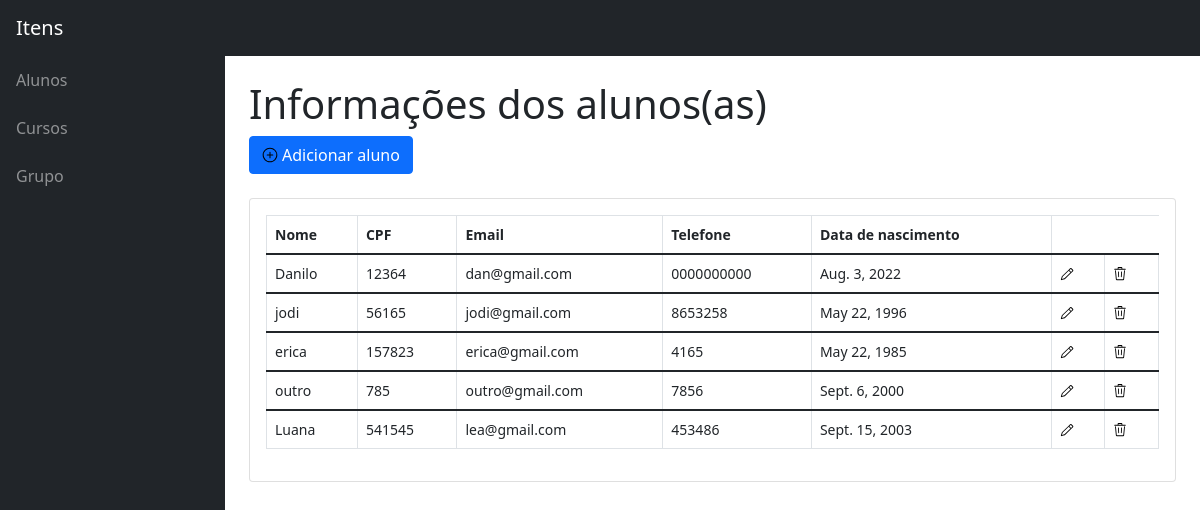
/readalunos/, run on an earlier commit of the app's database.
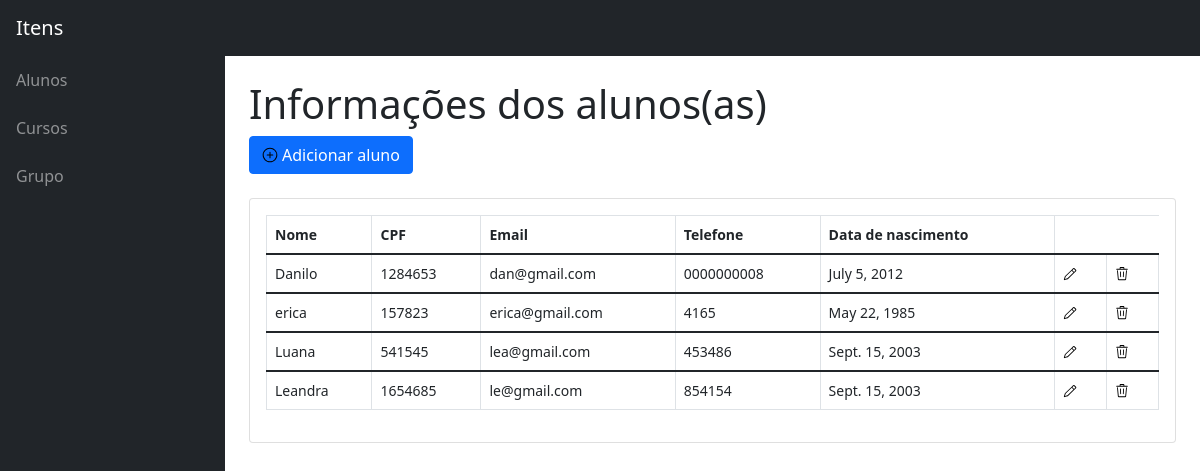
And on a later commit of the database.
### Crud/models.py (models this page shows, shortened)
class Aluno (models.Model):
    id = models.AutoField(primary_key=True)
    cpf = models.CharField(max_length=11)
    nome = models.CharField(max_length=50)
    email = models.EmailField(max_length=50)
    fone = models.CharField(max_length=11)
    data_nascimento = models.DateField()

### Crud/views.py (the view)
# urls.py: path('readalunos/', readAluno, name="listaralunos"),
def readAluno (request):
    aluno = Aluno.objects.all()
    conteudo = {"alunos":aluno}
    return render(request,'crud_alunos.html', conteudo)

### Crud/templates/crud_alunos.html (shortened to what this page needs)
{% extends 'base.html' %}
{% load static %}
{% block 'titulo_conteudo' %} <h1 class="mt-4">Informações dos alunos(as) </h1>{% endblock %}
{% block 'add_item' %}
<a href="{% url 'adicionaraluno' %}" class="btn btn-primary">  <img src="{% static '/assets/img/plus-circle.svg' %}" class="svg-inline--fa fa-chart-area me-1" >Adicionar aluno</a>
{% endblock %}
{% block 'tabela' %}
        <thead>
            <tr>
                <th>Nome</th>
                <th>CPF</th>
                <th>Email</th>
                <th>Telefone</th>
                <th>Data de nascimento </th>
            </tr>
        </thead>
        {% for i in alunos%}
        <tbody>
            <tr>
                <td> {{i.nome}}</td>
                <td> {{i.cpf}}</td>
                <td> {{i.email}}</td>
                <td> {{i.fone}}</td>
                <td> {{i.data_nascimento}}</td>
                <td><a href="{% url 'updatealunos' i.id %}"><img src="{% static '/assets/img/pencil.svg' %}" class="svg-inline--fa fa-chart-area me-1"></a></td>
                <td><a href="{% url 'deletea' i.id %}"> <img src="{% static '/assets/img/trash.svg' %}" class="svg-inline--fa fa-chart-area me-1"></a></td>
            </tr>
        </tbody>
        {% endfor %}
{% endblock %}

What changed in the data, as far as the page shows it:
removed Aluno: nome "jodi", cpf "56165", email "jodi@gmail.com", fone "8653258", data_nascimento "May 22, 1996"
removed Aluno: nome "outro", cpf "785", email "outro@gmail.com", fone "7856", data_nascimento "Sept. 6, 2000"
changed Aluno "Danilo": cpf "12364" → "1284653"; fone "0000000000" → "0000000008"; data_nascimento "Aug. 3, 2022" → "July 5, 2012"
added Aluno: nome "Leandra", cpf "1654685", email "le@gmail.com", fone "854154", data_nascimento "Sept. 15, 2003"
